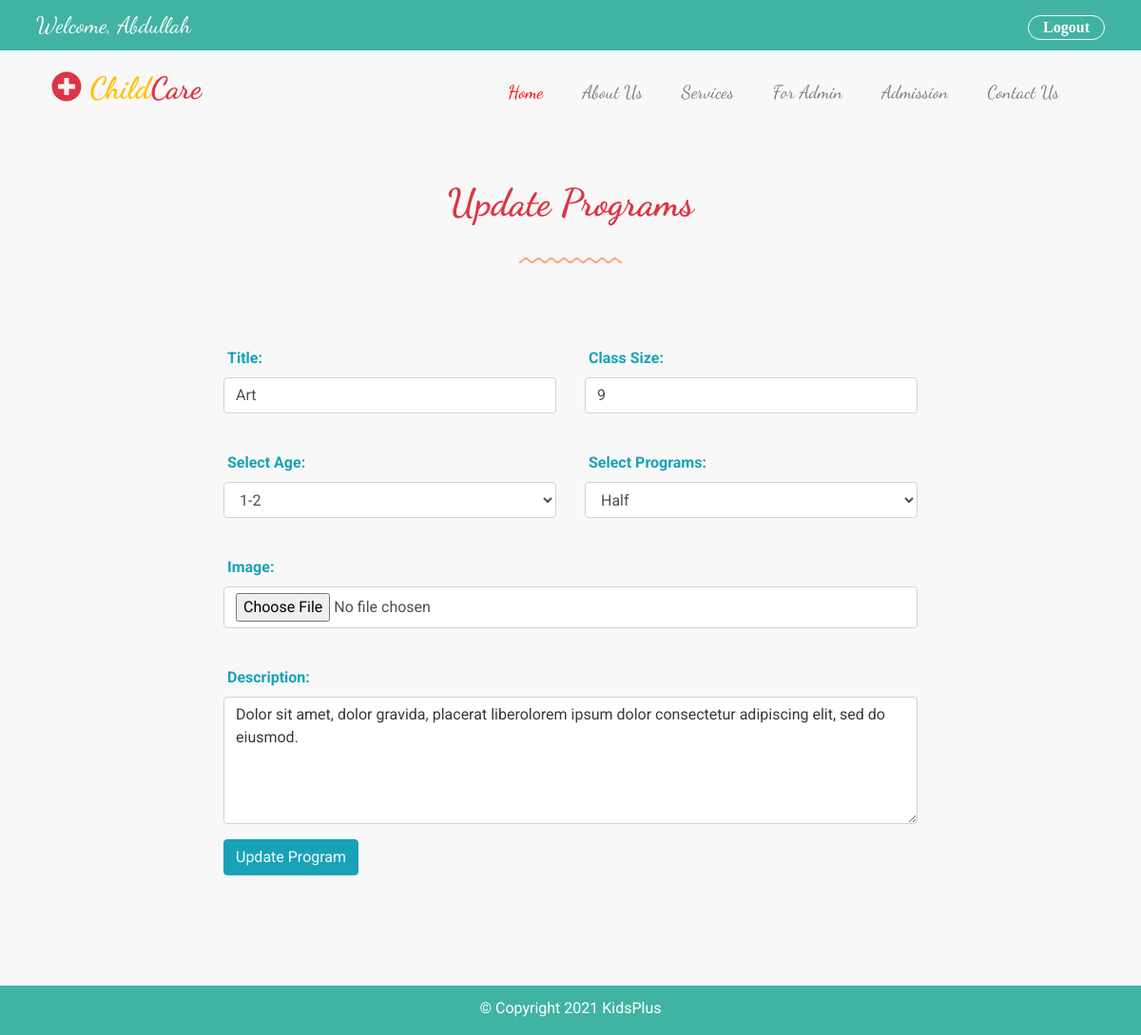
The page /admin/update_program.php?id=12 (signed in) on the database its author committed.
### tables this page shows
CREATE TABLE `program` (
  `id` int(16) NOT NULL,
  `title` varchar(255) NOT NULL,
  `about` varchar(255) NOT NULL,
  `class_size` int(16) NOT NULL,
  `child_age` varchar(255) NOT NULL,
  `program` varchar(255) NOT NULL,
  `image` varchar(255) NOT NULL
);

### admin/update_program.php (the view, shortened to what this page needs)
<?php
require '../database/connection.php';
if(isset($_GET['id'])){
    $program_id = $_GET['id'];
    $query ="SELECT * FROM program WHERE id = $program_id";
    $execute_query = mysqli_query($connection, $query);
    if(mysqli_num_rows($execute_query) > 0){
        while($row = mysqli_fetch_assoc($execute_query)){
            $title = $row['title'];
            $class_size = $row['class_size'];
            $age = $row['child_age'];
            $program = $row['program'];
            $message = $row['about'];
        }
    }
    else{
        $error  = "Connection Error!";
    }
}
?>
<!DOCTYPE html>
<html lang="en">
<head>
    <link rel="stylesheet" href="https://maxcdn.bootstrapcdn.com/bootstrap/4.0.0/css/bootstrap.min.css">
    <link type="text/css" rel="stylesheet" href="../assets/css/style.css">
    <link type="text/css" rel="stylesheet" href="../assets/css/media.css">
    <link type="text/css" rel="stylesheet" href="../assets/css/fontawesome.css">
</head>
<body>
<?php
require 'header.php';
?>
<section class="container admin-section mt-5 mb-5">
    <div class="row heading-row mb-5">
        <div class="col-sm-12 col-md-12 col-lg-12 text-center">
            <h1 class="text-danger font-weight-bold"> Update Programs</h1>
            <div class="mt-4">
                <img src="../assets/images/line-dec-2.png" alt="">
            </div>
        </div>
    </div>
    <div class="row add-staff-row">
        <div class="col-sm-12 col-md-12 col-lg-8 offset-lg-2 staff-form">
            <form method="post" action="update_program.php" enctype="multipart/form-data">
                <div class="row input-row row-second">
                    <div class="col-sm-12 col-md-12 col-lg-12 input">
                    </div>
                </div>
                <div class="row input-row row-second">
                    <div class="col-sm-12 col-md-12 col-lg-12 input">
                    </div>
                </div>
                <div class="row input-row row-first">
                    <div class="col-sm-12 col-md-6 col-lg-6 input">
                        <div class="form-group">
                            <label  class="text-info ml-1 font-weight-bold">Title:</label>
                            <input type="text" name="title" class="form-control" placeholder="Enter Title" value="<?php echo @$title; ?>" required>
                        </div>
                    </div>
                    <div class="col-sm-12 col-md-6 col-lg-6 input">
                        <div class="form-group">
                            <label  class="text-info ml-1 font-weight-bold">Class Size:</label>
                            <input type="text" name="class-size" class="form-control" placeholder="Enter Class Size" value="<?php echo @$class_size;?>" required>
                        </div>
                    </div>
                </div>
                <div class="row input-row row-first">
                    <div class="col-sm-12 col-md-6 col-lg-6 input">
                        <div class="form-group">
                            <label for="age" class="text-info ml-1 font-weight-bold">Select Age:</label>
                            <select name="age"  class="form-control" id="age">
                                <?php if(!empty($age)){?>
                                    <option value="<?php echo @$age;?>"  selected><?php echo @$age;?></option>
                                <?php } else{?>
                                    <option value="Select Age" selected >Select Age</option>
                                <?php } ?>
                            </select>
                        </div>
                    </div>
                    <div class="col-sm-12 col-md-6 col-lg-6 input">
                        <div class="form-group">
                            <label for="programs" class="text-info ml-1 font-weight-bold">Select Programs:</label>
                            <select name="programs"  class="form-control" id="programs">
                                <?php if(!empty($program)){?>
                                    <option value="<?php echo @$program;?>"  selected><?php echo @$program;?></option>
                                <?php } else{?>
                                    <option value="Select Program" selected >Select Programs</option>
                                <?php } ?>
                            </select>
                        </div>
                    </div>
                </div>
                <div class="row input-row row-second">
                    <div class="col-sm-12 col-md-12 col-lg-12 input">
                        <div class="form-group">
                            <label  class="text-info ml-1 font-weight-bold">Image:</label>
                            <input type="file" name="image" class="form-control"  id="myImage">
                        </div>
                    </div>
                </div>
                <div class="row input-row row-third">
                    <div class="col-sm-12 col-md-12 col-lg-12 input">
                        <div class="form-group">
                            <label  class="text-info ml-1 font-weight-bold">Description:</label>
                            <textarea type="text" name="message"  class="form-control w-100 text-dark" rows="5" placeholder="Description"  required><?php echo @$message; ?></textarea>
                        </div>
                    </div>
                </div>
                <div class="row input-row row-third">
                    <div class="col-sm-12 col-md-12 col-lg-12 input">
                        <button type="submit" name="update-program" class="btn btn-md text-light btn-info ">Update Program</button>
                    </div>
                </div>
            </form>
        </div>
    </div>
</section>
<?php
require 'footer.php';
?>
</body>
</html>

### assets/css/style.css (style rules this page uses)
:root { --body-background : #f8f8f8; --header-background: #41b3a3; --white: #fff; --black:#000; --blue : #005cbf; --red : #ff0004; --orange:#fd7e14; --sky:#17a2b8; --aqua:#41b3a3; --tomato:#FF6347; --tan:#D7B98C; --yellow:#FFFF00; --warning: #ffc107; --darkgray:#999999; --smoke:#E8E8E8; }
body { background-color: var(--body-background); position: relative; margin: 0px; padding: 0px; box-sizing: border-box; font-family: 'Roboto', sans-serif !important; }
section h1, h2, h3, h4, a, span { font-family: 'Dancing Script', cursive; }
.public-section, .admin-section { min-height: 100vh; }

### rows shown on the page
program: title "Art", class-size "9", age "1-2", programs "Half", message "Dolor sit amet, dolor gravida, placerat liberolorem ipsum dolor consectetur adipiscing elit, sed do eiusmod."
